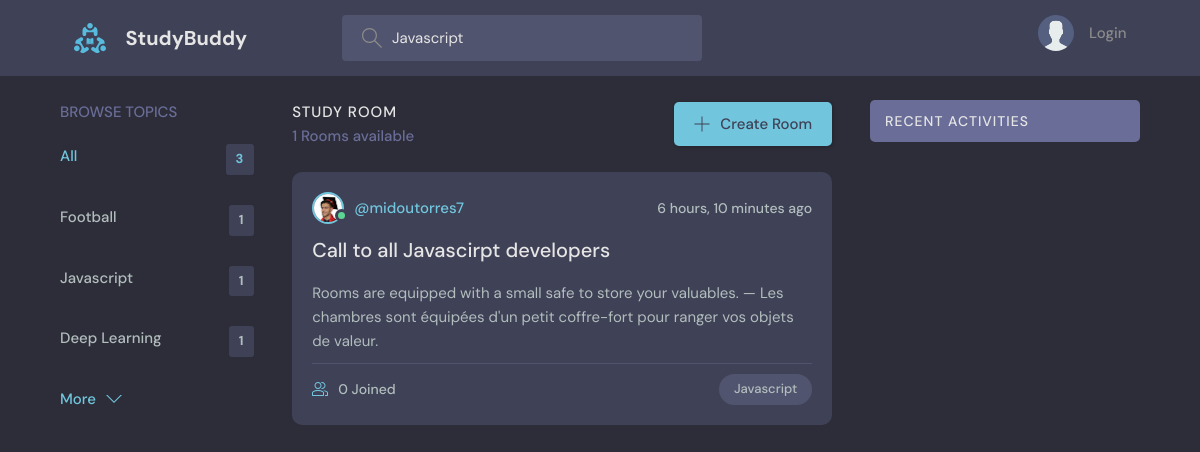
Before: /?search_query=Javascript with the older database file.
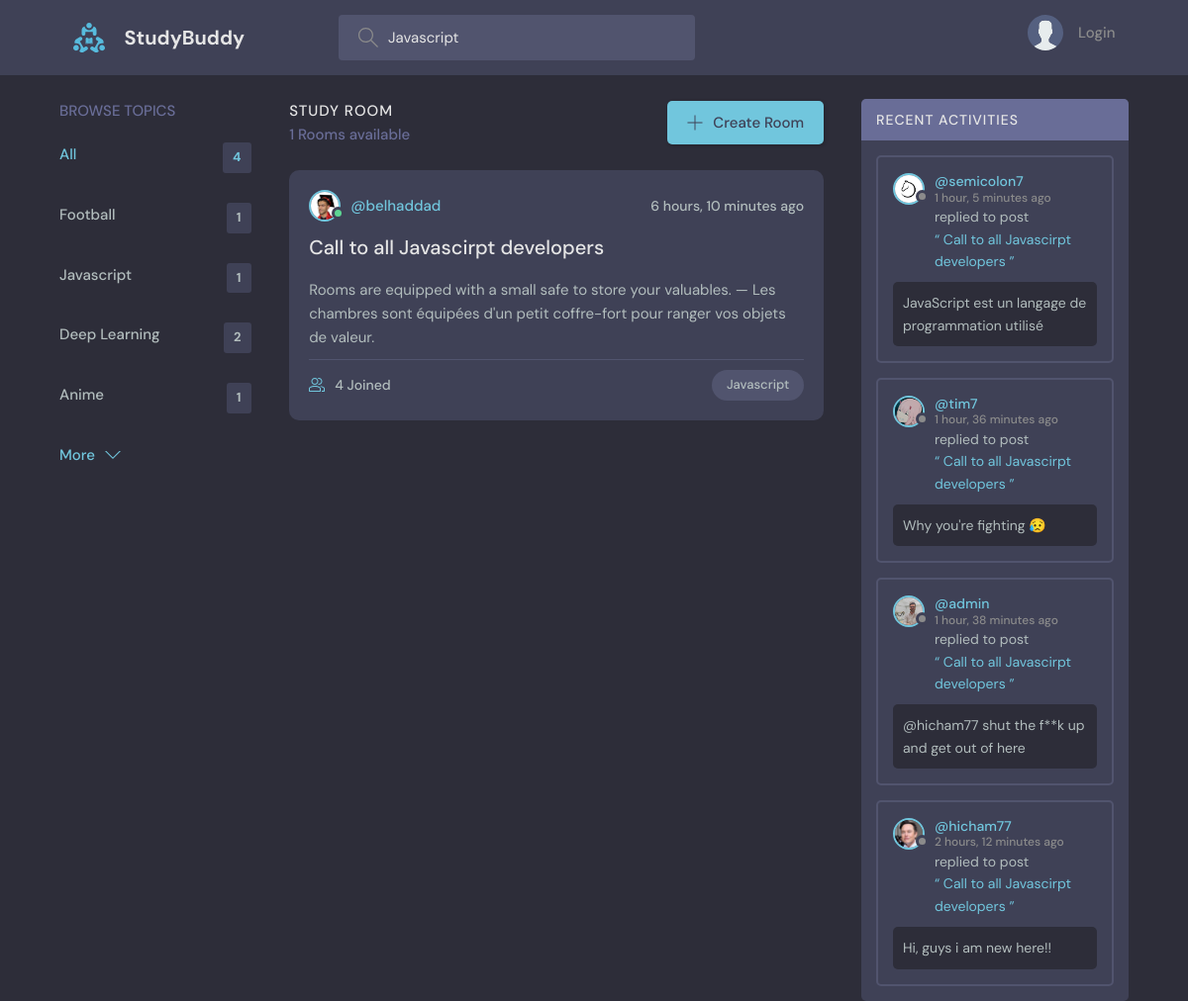
After: the same page with the newer database file.
### base/models.py (models this page shows)
class Topic(models.Model):
    name = models.CharField(max_length=200)
    def __str__(self):
        return self.name

class Room(models.Model):
    host = models.ForeignKey(User, on_delete=models.CASCADE)
    topic = models.ForeignKey(Topic, on_delete=models.SET_NULL, null=True)
    name = models.CharField(max_length=200, null=True)
    description = models.TextField(null=True, blank=True)
    participants = models.ManyToManyField(User, related_name='participants', blank=True)
    updated = models.DateTimeField(auto_now=True)
    created = models.DateTimeField(auto_now_add=True)
    class Meta:
        ordering = ['-updated', '-created']
    def __str__(self):
        return self.name

class Message(models.Model):
    user = models.ForeignKey(User, on_delete=models.CASCADE)
    room = models.ForeignKey(Room, on_delete=models.CASCADE)
    body = models.CharField(max_length=300)
    updated = models.DateTimeField(auto_now=True)
    created = models.DateTimeField(auto_now_add=True)
    class Meta:
        ordering = ['-updated', '-created']
    def __str__(self):
        return self.body[0:50]

### users/models.py (models this page shows)
class User(AbstractUser):
    name = models.CharField(max_length=200, null=True)
    email = models.EmailField(unique=True, null=True)
    bio = models.TextField(null=True)
    avatar = models.ImageField(upload_to='profiles/', default='profiles/avatar.svg', null=True, blank=True)
    USERNAME_FIELD = 'email'
    REQUIRED_FIELDS = []

### base/views.py (the view)
# urls.py: path('', views.rooms, name="home"),
def rooms(request):
    search_query = ''
    if request.GET.get('search_query'):
        search_query = request.GET.get('search_query')
    rooms = Room.objects.distinct().filter(Q(name__icontains = search_query) |
                                           Q(host__username__icontains = search_query) |
                                           Q(topic__name__icontains = search_query) |
                                           Q(description__icontains = search_query))
    topics = Topic.objects.all()[0:5]
    room_message = Message.objects.filter(Q(room__topic__name__icontains = search_query))
    context = {'rooms': rooms, 'topics': topics, 'room_messages':room_message, 'search_query': search_query}
    return render(request, 'base/index.html', context)

### base/templates/base/index.html (shortened to what this page needs)
{% extends 'main.html' %}
{% load static %}
{% block content %}
  <main class="layout layout--3">
    <div class="container">
      {% include 'base/section_topics.html' %}
        <div class="roomList">
          <div class="roomList__header">
            <div>
              <h2>Study Room</h2>
              <p>{{rooms.count}} Rooms available</p>
            </div>
            <a class="btn btn--main" href="{% url 'create-room' %}?next={{request.path}}">
              <svg version="1.1" xmlns="http://www.w3.org/2000/svg" width="32" height="32" viewBox="0 0 32 32">
                <title>add</title>
                <path
                  d="M16.943 0.943h-1.885v14.115h-14.115v1.885h14.115v14.115h1.885v-14.115h14.115v-1.885h-14.115v-14.115z"
                ></path>
              </svg>
              Create Room
            </a>
          </div>
          {% include 'base/section_rooms.html' %}
      </div>
      {% include 'base/section_activities.html' %}
    </div>
  </main>
{% endblock content %}

### base/templates/base/section_topics.html
<div class="topics">
    <div class="topics__header">
      <h2>Browse Topics</h2>
    </div>
    <ul class="topics__list">
      <li>
        <a href="/" class="active">All <span>{{topics.count}}</span></a>
      </li>
      {% for topic in topics %}
        <li>
          <a href="{% url 'home' %}?search_query={{topic}}">{{topic}} <span>{{topic.room_set.all.count}}</span></a>
        </li>
      {% endfor %}
    </ul>
    <a class="btn btn--link" href="{% url 'topics' %}">
      More
      <svg version="1.1" xmlns="http://www.w3.org/2000/svg" width="32" height="32" viewBox="0 0 32 32">
        <title>chevron-down</title>
        <path d="M16 21l-13-13h-3l16 16 16-16h-3l-13 13z"></path>
      </svg>
    </a>
  </div>

### base/templates/base/section_rooms.html (shortened to what this page needs)
{% for room in rooms %}
        <div class="roomListRoom">
          <div class="roomListRoom__header">
            <a href="{% url 'profile' room.host.id %}" class="roomListRoom__author">
              <div class="avatar avatar--small active">
                <img src="{{room.host.avatar.url}}" />
              </div>
              <span>@{{room.host.username}}</span>
            </a>
            <div class="roomListRoom__actions">
              <span>{{room.created|timesince}} ago</span>
            </div>
          </div>
          <div class="roomListRoom__content">
            <a href="{% url 'room' room.id %}?next={{request.path}}">{{room.name}}</a>
            <p>
              {{room.description|slice:150}}
            </p>
          </div>
          <div class="roomListRoom__meta">
            <a class="roomListRoom__joined">
              {{room.participants.count}} Joined
            </a>
            <p class="roomListRoom__topic">{{room.topic}}</p>
          </div>
        </div>
{% endfor %}

### base/templates/base/section_activities.html (shortened to what this page needs)
<div class="activities">
    <div class="activities__header">
        <h2>Recent Activities</h2>
    </div>
    {% for message in room_messages %}
        <div class="activities__box">
        <div class="activities__boxHeader roomListRoom__header">
            <a href="{% url 'profile' message.user.id %}" class="roomListRoom__author">
            <div class="avatar avatar--small">
                <img src="{{message.user.avatar.url}}" />
            </div>
            <p>
                @{{message.user.username}}
                <span>{{message.created|timesince}} ago</span>
            </p>
            </a>
        </div>
        <div class="activities__boxContent">
            <p>replied to post<a href="{% url 'room' message.room.id %}">“ {{message.room}} ”</a></p>
            <div class="activities__boxRoomContent">
            {{message}}
            </div>
        </div>
        </div>
    {% endfor %}
</div>

Changed rows visible on the page:
computed for Topic "Deep Learning": room_set.all.count "1" → "2"
added Topic: name "Anime", room_set.all.count "1"
changed through a linked row, Room "Call to all Javascirpt developers": host.username "midoutorres7" → "belhaddad"; participants.count "0" → "4"
added Message: user.avatar (picture), user.username "semicolon7", created "1 hour, 5 minutes", room "Call to all Javascirpt developers", body "JavaScript est un langage de programmation utilisé"
added Message: user.avatar (picture), user.username "tim7", created "1 hour, 36 minutes", room "Call to all Javascirpt developers", body "Why you're fighting 😥"
added Message: user.avatar (picture), user.username "admin", created "1 hour, 38 minutes", room "Call to all Javascirpt developers", body "@hicham77 shut the f**k up and get out of here"
added Message: user.avatar (picture), user.username "hicham77", created "2 hours, 12 minutes", room "Call to all Javascirpt developers", body "Hi, guys i am new here!!"
Other visible differences:
{{ topics.count }}: "3" → "4"
